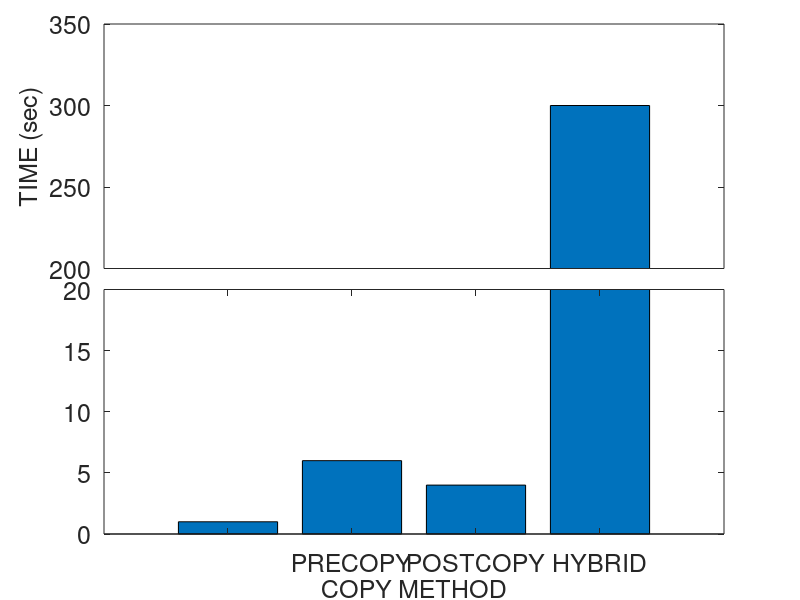
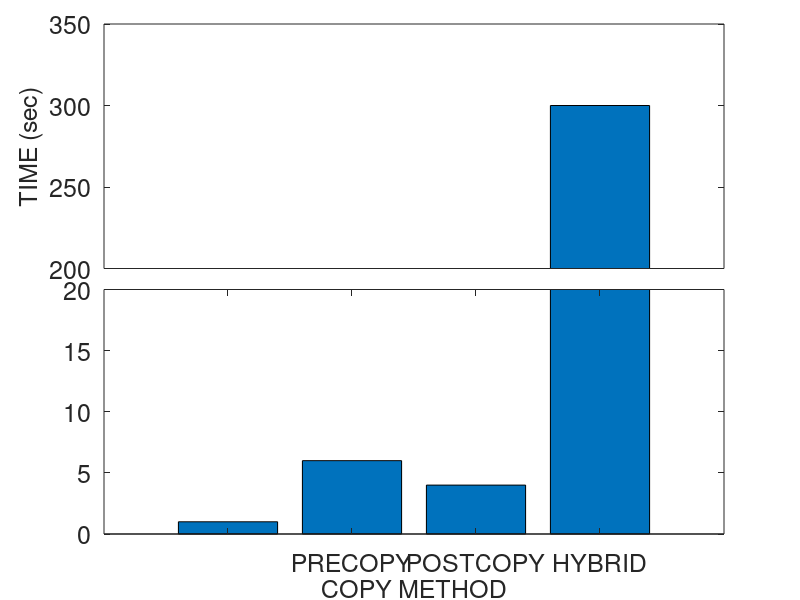
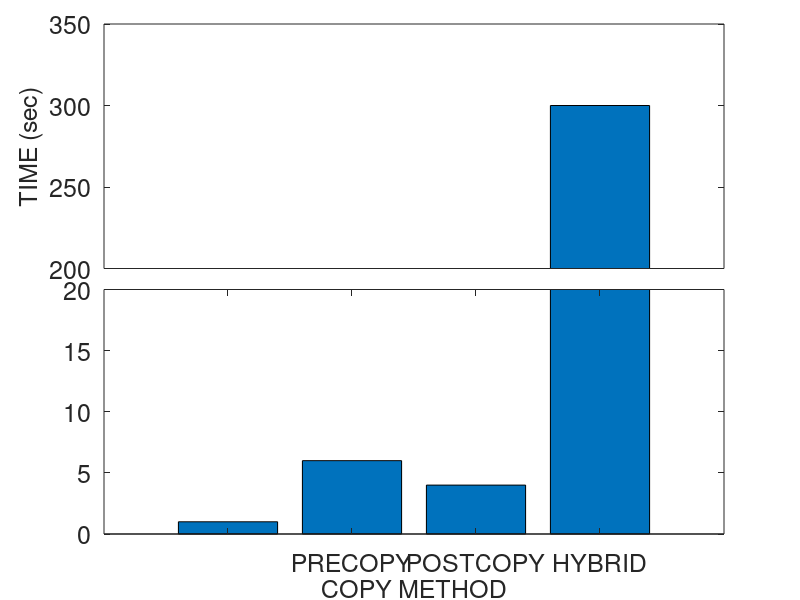

Here is the MATLAB script that generated these plots, in order:
a=[1 6 4 300];
x = {'', 'PRECOPY', 'POSTCOPY', 'HYBRID', 'PRO-HYBRID', ''};

fontsize = 18;

ylim1=[0 20];
%ylim2=[100 300];
%ylim2=[200 400];
ylim2=[200 350];
xlim=[0 length(a)+1];

figure;

% retrieve your default axis pos
clf;
p0=get(gca,'position')
delete(gcf);

xinterval = 2
xintervals = 1:xinterval:(xinterval*length(x));
yinterval = 2
yintervals = 1:yinterval:(yinterval*length(x));

% create axis1
%a1=axes('position',[p0(1) p0(2) p0(3)/2-.025 p0(4)]);
a1=axes('position',[p0(1) p0(2) p0(3) p0(4)/2]);
%barh(a);
bar(a);
%set(a1,'ylim',ylim1);
set(a1,'ylim',ylim1, 'XTickLabel', x, 'FontSize', fontsize);
xlabel('COPY METHOD', 'FontSize', fontsize);
%ylabel('TIME', 'FontSize', fontsize);

%box off;

% create axis2
%a2=axes('position',[p0(1)+p0(3)/2+.025 p0(2) p0(3)/2-.025 p0(4)]);
a2=axes('position',[p0(1) p0(4)/2+.145 p0(3) p0(4)/2])
%a2=axes('position',[p0(1) p0(2) p0(3) p0(4)/2]);
%barh(a);
bar(a);

%set(a2,'ylim',ylim1);
set(a2,'ylim',ylim2, 'FontSize', fontsize, 'YTick', [200:50:350]);
%ylim(ylim2);
%set(a2,'xlim',xlim,'ylim',ylim2);
set(a2,'xtick',[]);
%set(a2,'xcolor',get(a2,'color'));
ylabel('TIME (sec)', 'FontSize', fontsize);
%box off

%%%%%%%%%%%%%%%% plotting %%%%%%%%%%%%%%%%%%%%%
output = "break_axis";

%figure;
saveas(1, strcat(output, ".png"));
saveas(1, strcat(output, ".emf"));
saveas(1, strcat(output, ".eps"));

%box off
